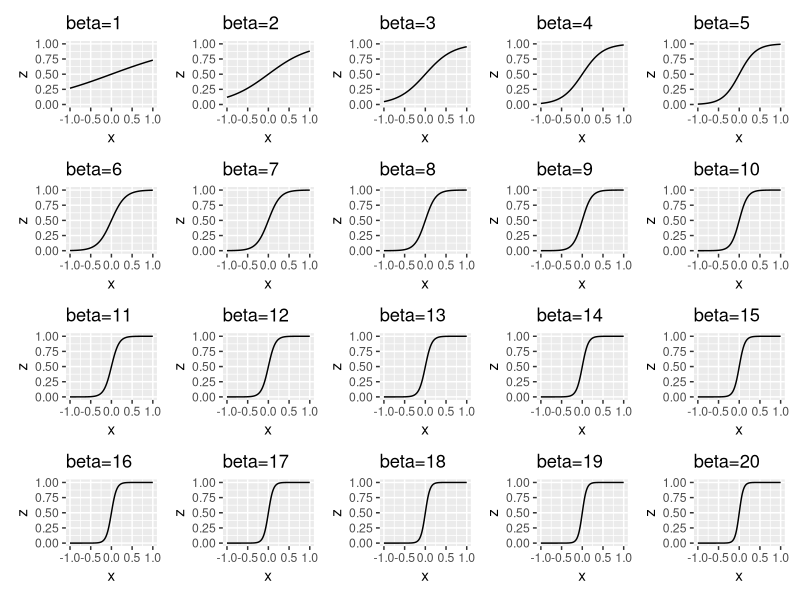
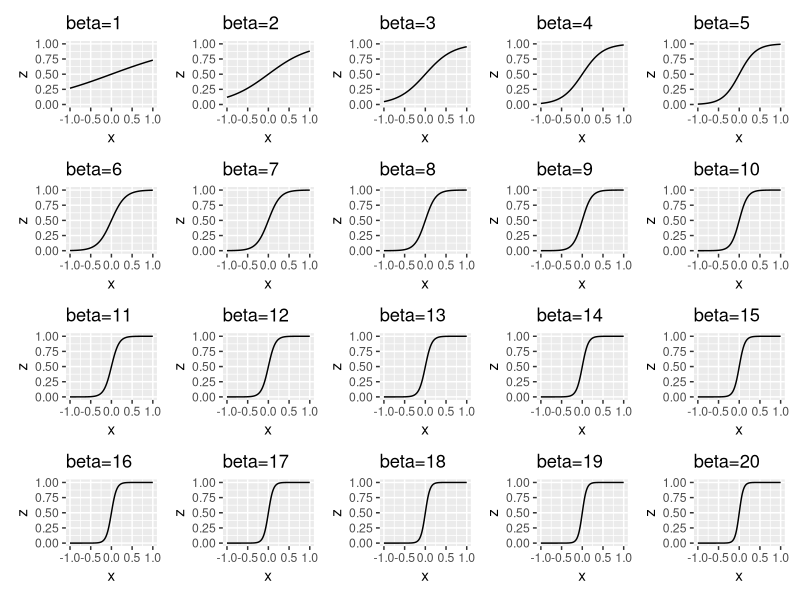

The R script that drew these images, in order:
## investigating the logit line for different values of beta

library(boot)
library(tidyverse)
library(patchwork)

beta <- seq(from=1, to=20, by=1)
x <- seq(from=-1, to=1, by=0.01)
y <- map(beta, function(z) inv.logit(z*x))
p <- map2(y, beta, function(z,w) ggplot(data.frame(x=x,y=z),aes(x=x,y=z))+geom_line()+ylim(0,1)+ggtitle(paste0("beta=",w)))
names(p) <- paste0("p",factor(1:20))
wrap_plots(p)

png("beta.png", width=640, height=480)
wrap_plots(p)
dev.off()
